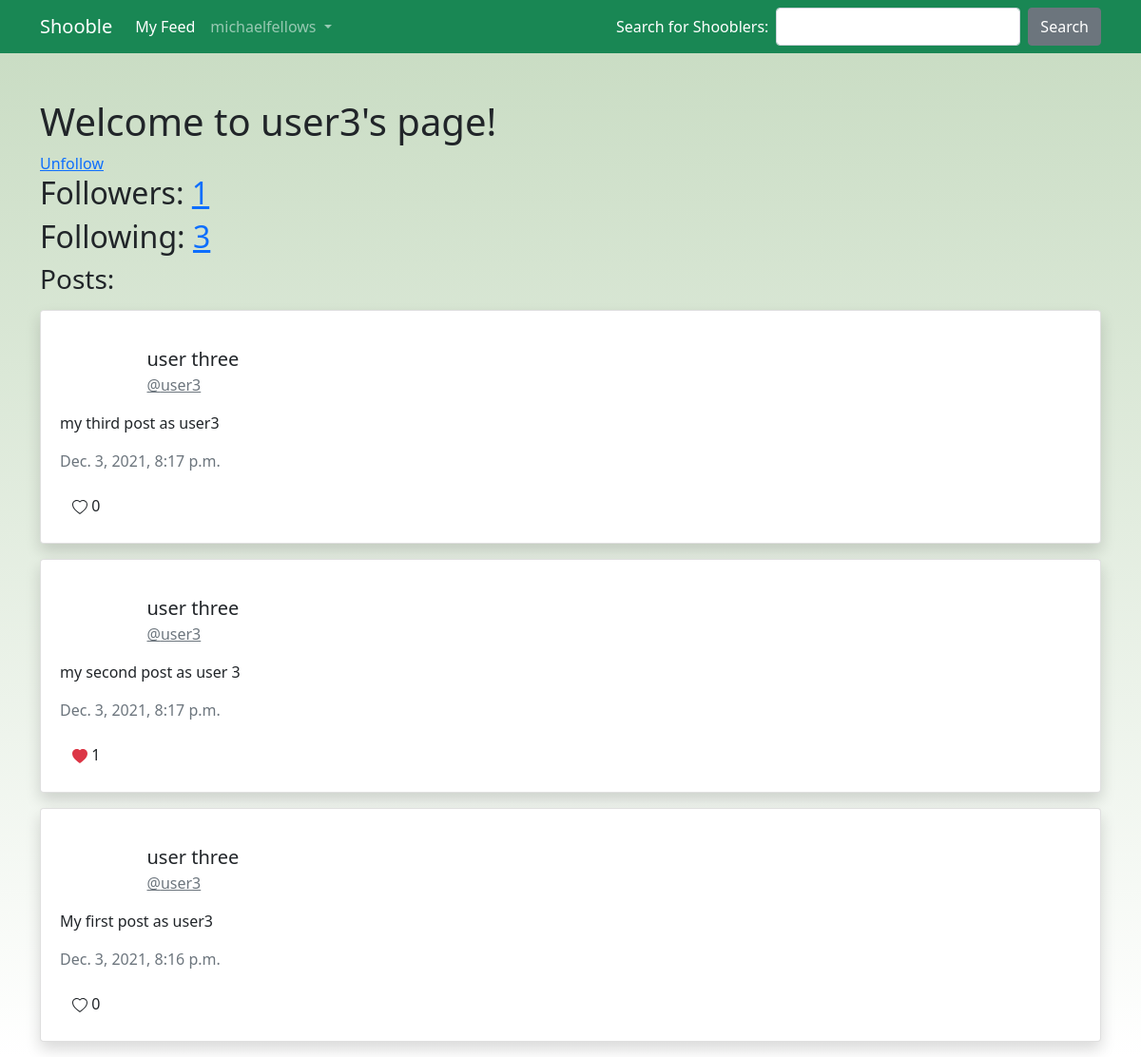
Page /profile/user3 (signed in) on the committed database.
### shooble/models.py (models this page shows)
class Post(models.Model):
    author = models.ForeignKey(User, on_delete=models.CASCADE, default=None)
    textBody = models.TextField()
    created_at = models.DateTimeField(auto_now_add=True)
    numberOfLikes = models.IntegerField(default=0)
    def __str__(self):
        return self.textBody

### shooble/views.py (the view)
# urls.py: path('profile/<str:username>', views.profile_view, name="profile"),
@login_required(login_url='login')
def profile_view(request, username):
    searched_user = User.objects.get(username=username)
    list_of_following = Following.objects.filter(userFollower=searched_user)  # Who the profile user follows
    list_of_followers = Following.objects.filter(userID_following=searched_user.id)  # Who is following the profile
    print(list_of_following)
    print(list_of_followers)
    ordered_text_posts = Post.objects.filter(author=searched_user).order_by('created_at')
    ordered_like_data = LikedPost.objects.order_by('post__created_at').filter(user_liking=request.user,
                                                                              post__author=searched_user)
    profile_pic = ProfilePic.objects.get(user=searched_user)
    users_being_followed = Following.objects.filter(userFollower=request.user)
    list_of_ids_being_followed = []
    for i in list(users_being_followed):
        list_of_ids_being_followed.append(int(i.userID_following))
    text_posts = []
    list_of_like_data = []
    counter = 0
    for i in ordered_text_posts:
        text_posts.append(i)
        list_of_like_data.append(ordered_like_data[counter])
        counter += 1
    text_posts.reverse()
    list_of_like_data.reverse()
    context = {
        'user_profile': searched_user,
        'text_posts': text_posts,
        'followers': list_of_followers,
        'following': list_of_following,
        'list_of_like_data': list_of_like_data,
        'list_of_ids_being_followed': list_of_ids_being_followed,
        'profile_pic_url': profile_pic.profile_pic.url
    }
    print(text_posts)
    print(list_of_like_data)
    print(ordered_like_data)
    return render(request, 'shooble/profile.html', context)

### shooble/models.py (called while the page is built)
    def __str__(self):
        return str(self.userFollower.username) + " is following " + str(self.userID_following)

    def __str__(self):
        if self.is_liked_by_user:
            liked = " liked "
        else:
            liked = " has not liked "
        return str(self.user_liking) + liked + str(self.post) + " by " + str(self.post.author.username)

### shooble/templatetags/index_filter.py (called while the page is built)
@register.filter()
def index(list1, i):
    return list1[int(i)]

@register.filter()
def get_liked(list1):
    return list1.is_liked_by_user

@register.filter()
def get_profile_pic(text_post):
    return text_post.author.profilepic_set.get().profile_pic.url

### templates/shooble/profile.html (shortened to what this page needs)
{% extends 'shooble/base.html' %}
{% load index_filter %}
{% block body %}
    <h1>Welcome to {{ user_profile.username }}'s page!</h1>
    {% if user.username != user_profile.username %}
        {% if user_profile.id not in list_of_ids_being_followed %}
            <a href="{% url 'follow' user_profile.username %}">Follow</a></li>
        {% else %}
            <a href="{% url 'unfollow' user_profile.username %}">Unfollow</a>
        {% endif %}
    {% endif %}
    <h2>Followers: <a href="#">{{ followers.count }}</a></h2>
    <h2>Following: <a href="#">{{ following.count }}</a></h2>
    <h3>Posts:</h3>
    {% for text_post in text_posts %}
        <div id="like_button">
            <div class="card p-1 my-3 rounded shadow">
                <div class="card-body">
                    <div class="row">
                        <div class="col-lg-1 m-auto">
                        </div>
                        <div class="col-lg-11 py-3 ms-0">
                            <p class="mb-0 lead">{{ text_post.author.first_name }} {{ text_post.author.last_name }}</p>
                            <a class="text-muted"
                               href="{% url 'profile' text_post.author.username %}">@{{ text_post.author.username }}</a>
                        </div>
                    </div>
                    <p class="card-text">{{ text_post.textBody }}</p>
                    <p class="card-text text-secondary">{{ text_post.created_at }}</p>
                    <form method="post" class="like_button_class" id="{{ text_post.id }}" action="{% url 'like_post' text_post.id %}">
                        <button class="btn" type="submit">
                            {% if not list_of_like_data|index:forloop.counter0|get_liked %}
                                {{ text_post.numberOfLikes }}
                            {% else %}
                                <svg xmlns="http://www.w3.org/2000/svg" width="16" height="16" fill="currentColor"
                                     class="text-danger bi bi-heart-fill" viewBox="0 0 16 16">
                                    <path fill-rule="evenodd"
                                          d="M8 1.314C12.438-3.248 23.534 4.735 8 15-7.534 4.736 3.562-3.248 8 1.314z"/>
                                </svg>
                                <span class="text-black">{{ text_post.numberOfLikes }}</span>
                            {% endif %}
                        </button>
                    </form>
                </div>
            </div>
        </div>
    {% endfor %}
    </div>
{% endblock %}

### templates/shooble/base.html (shortened to what this page needs)
{% load static %}
<!DOCTYPE html>
<html lang="en">
<head>
    <link href="https://cdn.jsdelivr.net/npm/bootstrap@5.0.2/dist/css/bootstrap.min.css" rel="stylesheet"
>
    <link rel="stylesheet" href="{% static 'css/styles.css' %}">
</head>
<body>
<nav class="navbar navbar-expand-lg navbar-dark bg-success mb-5">
    <div class="container">
        <a class="navbar-brand" href="{% url 'index' %}">Shooble</a>
        <div class="collapse navbar-collapse" id="navbarNavDropdown">
            <ul class="navbar-nav">
                {% if user.is_authenticated %}
                    <li class="nav-item">
                        <a class="nav-link active" href="{% url 'index' %}">My Feed</a>
                    </li>
                    <li class="nav-item dropdown">
                        <a class="nav-link dropdown-toggle" href="#" id="navbarDropdown" role="button"
                           data-bs-toggle="dropdown" aria-expanded="false">
                            {{ user.username }}
                        </a>
                    </li>
                {% endif %}
            </ul>
            <div class="navbar-nav ms-auto">
                {% if user.is_authenticated %}
                    <form class="d-inline-flex" action="{% url 'search' %}" method="post">
                        <span class="navbar-text text-white me-2 text-nowrap">Search for Shooblers: </span>
                        <input type="text" class="form-control me-2" name="search" id="searchUsers">
                        <button class="btn btn-secondary" type="submit" id="button-addon2">Search</button>
                    </form>
                {% endif %}
            </div>
        </div>
    </div>
</nav>
<div class="container">
    {% block body %}
    {% endblock %}
</body>
</html>

### static/css/styles.css (style rules this page uses)
body { background: -webkit-gradient(linear, left top, left bottom, from(#c7dbc1), to(white)) fixed; }

### rows in the picture
Post: author.first_name "user", author.last_name "three", author.username "user3", textBody "my third post as user3", created_at "Dec. 3, 2021, 8:17 p.m.", numberOfLikes "0"
Post: author.first_name "user", author.last_name "three", author.username "user3", textBody "my second post as user 3", created_at "Dec. 3, 2021, 8:17 p.m.", numberOfLikes "1"
Post: author.first_name "user", author.last_name "three", author.username "user3", textBody "My first post as user3", created_at "Dec. 3, 2021, 8:16 p.m.", numberOfLikes "0"

### other values in the picture
{{ user.username }} "michaelfellows"
{{ user_profile.username }} "user3"
{{ followers.count }} "1"
{{ following.count }} "3"
